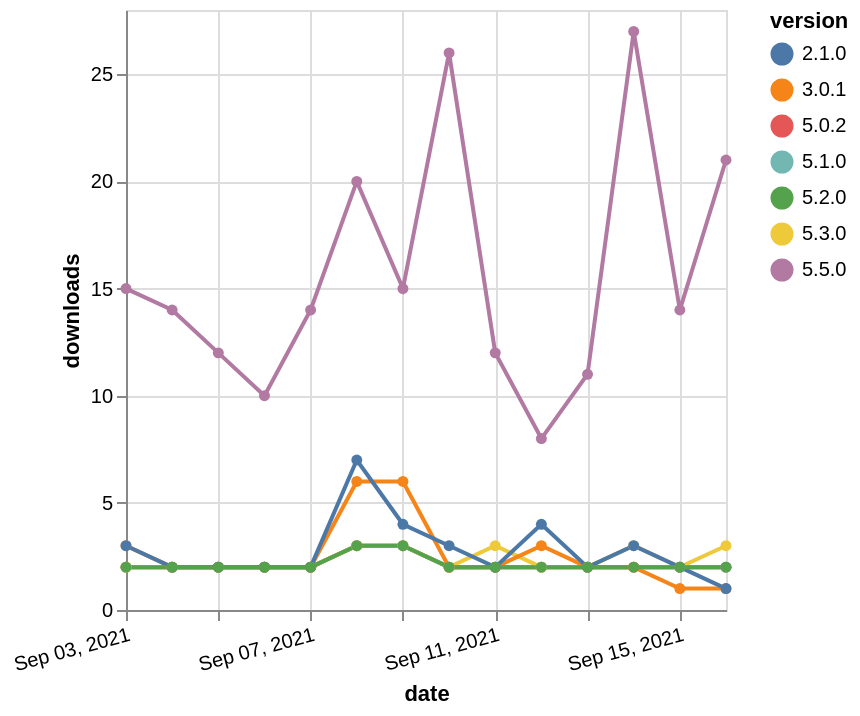

This figure's Vega-Lite source:
### Vega-Lite specification from a JSON file in a GitHub repository (floating-point values rounded to 4 significant figures)
{"$schema": "https://vega.github.io/schema/vega-lite/v5.json", "description": "A simple bar chart with embedded data.", "data": {"values": [{"date": "2021-09-03", "total": 2659, "delta": 2, "version": "5.0.2"}, {"date": "2021-09-04", "total": 2661, "delta": 2, "version": "5.0.2"}, {"date": "2021-09-05", "total": 2663, "delta": 2, "version": "5.0.2"}, {"date": "2021-09-06", "total": 2665, "delta": 2, "version": "5.0.2"}, {"date": "2021-09-07", "total": 2667, "delta": 2, "version": "5.0.2"}, {"date": "2021-09-08", "total": 2670, "delta": 3, "version": "5.0.2"}, {"date": "2021-09-09", "total": 2673, "delta": 3, "version": "5.0.2"}, {"date": "2021-09-10", "total": 2675, "delta": 2, "version": "5.0.2"}, {"date": "2021-09-11", "total": 2677, "delta": 2, "version": "5.0.2"}, {"date": "2021-09-12", "total": 2679, "delta": 2, "version": "5.0.2"}, {"date": "2021-09-13", "total": 2681, "delta": 2, "version": "5.0.2"}, {"date": "2021-09-14", "total": 2683, "delta": 2, "version": "5.0.2"}, {"date": "2021-09-15", "total": 2685, "delta": 2, "version": "5.0.2"}, {"date": "2021-09-16", "total": 2687, "delta": 2, "version": "5.0.2"}, {"date": "2021-09-03", "total": 2381, "delta": 2, "version": "5.1.0"}, {"date": "2021-09-04", "total": 2383, "delta": 2, "version": "5.1.0"}, {"date": "2021-09-05", "total": 2385, "delta": 2, "version": "5.1.0"}, {"date": "2021-09-06", "total": 2387, "delta": 2, "version": "5.1.0"}, {"date": "2021-09-07", "total": 2389, "delta": 2, "version": "5.1.0"}, {"date": "2021-09-08", "total": 2392, "delta": 3, "version": "5.1.0"}, {"date": "2021-09-09", "total": 2395, "delta": 3, "version": "5.1.0"}, {"date": "2021-09-10", "total": 2397, "delta": 2, "version": "5.1.0"}, {"date": "2021-09-11", "total": 2399, "delta": 2, "version": "5.1.0"}, {"date": "2021-09-12", "total": 2401, "delta": 2, "version": "5.1.0"}, {"date": "2021-09-13", "total": 2403, "delta": 2, "version": "5.1.0"}, {"date": "2021-09-14", "total": 2405, "delta": 2, "version": "5.1.0"}, {"date": "2021-09-15", "total": 2407, "delta": 2, "version": "5.1.0"}, {"date": "2021-09-16", "total": 2409, "delta": 2, "version": "5.1.0"}, {"date": "2021-09-03", "total": 15266, "delta": 15, "version": "5.5.0"}, {"date": "2021-09-04", "total": 15280, "delta": 14, "version": "5.5.0"}, {"date": "2021-09-05", "total": 15292, "delta": 12, "version": "5.5.0"}, {"date": "2021-09-06", "total": 15302, "delta": 10, "version": "5.5.0"}, {"date": "2021-09-07", "total": 15316, "delta": 14, "version": "5.5.0"}, {"date": "2021-09-08", "total": 15336, "delta": 20, "version": "5.5.0"}, {"date": "2021-09-09", "total": 15351, "delta": 15, "version": "5.5.0"}, {"date": "2021-09-10", "total": 15377, "delta": 26, "version": "5.5.0"}, {"date": "2021-09-11", "total": 15389, "delta": 12, "version": "5.5.0"}, {"date": "2021-09-12", "total": 15397, "delta": 8, "version": "5.5.0"}, {"date": "2021-09-13", "total": 15408, "delta": 11, "version": "5.5.0"}, {"date": "2021-09-14", "total": 15435, "delta": 27, "version": "5.5.0"}, {"date": "2021-09-15", "total": 15449, "delta": 14, "version": "5.5.0"}, {"date": "2021-09-16", "total": 15470, "delta": 21, "version": "5.5.0"}, {"date": "2021-09-03", "total": 3056, "delta": 2, "version": "5.3.0"}, {"date": "2021-09-04", "total": 3058, "delta": 2, "version": "5.3.0"}, {"date": "2021-09-05", "total": 3060, "delta": 2, "version": "5.3.0"}, {"date": "2021-09-06", "total": 3062, "delta": 2, "version": "5.3.0"}, {"date": "2021-09-07", "total": 3064, "delta": 2, "version": "5.3.0"}, {"date": "2021-09-08", "total": 3067, "delta": 3, "version": "5.3.0"}, {"date": "2021-09-09", "total": 3070, "delta": 3, "version": "5.3.0"}, {"date": "2021-09-10", "total": 3072, "delta": 2, "version": "5.3.0"}, {"date": "2021-09-11", "total": 3075, "delta": 3, "version": "5.3.0"}, {"date": "2021-09-12", "total": 3077, "delta": 2, "version": "5.3.0"}, {"date": "2021-09-13", "total": 3079, "delta": 2, "version": "5.3.0"}, {"date": "2021-09-14", "total": 3082, "delta": 3, "version": "5.3.0"}, {"date": "2021-09-15", "total": 3084, "delta": 2, "version": "5.3.0"}, {"date": "2021-09-16", "total": 3087, "delta": 3, "version": "5.3.0"}, {"date": "2021-09-03", "total": 5217, "delta": 3, "version": "3.0.1"}, {"date": "2021-09-04", "total": 5219, "delta": 2, "version": "3.0.1"}, {"date": "2021-09-05", "total": 5221, "delta": 2, "version": "3.0.1"}, {"date": "2021-09-06", "total": 5223, "delta": 2, "version": "3.0.1"}, {"date": "2021-09-07", "total": 5225, "delta": 2, "version": "3.0.1"}, {"date": "2021-09-08", "total": 5231, "delta": 6, "version": "3.0.1"}, {"date": "2021-09-09", "total": 5237, "delta": 6, "version": "3.0.1"}, {"date": "2021-09-10", "total": 5239, "delta": 2, "version": "3.0.1"}, {"date": "2021-09-11", "total": 5241, "delta": 2, "version": "3.0.1"}, {"date": "2021-09-12", "total": 5244, "delta": 3, "version": "3.0.1"}, {"date": "2021-09-13", "total": 5246, "delta": 2, "version": "3.0.1"}, {"date": "2021-09-14", "total": 5248, "delta": 2, "version": "3.0.1"}, {"date": "2021-09-15", "total": 5249, "delta": 1, "version": "3.0.1"}, {"date": "2021-09-16", "total": 5250, "delta": 1, "version": "3.0.1"}, {"date": "2021-09-03", "total": 4589, "delta": 3, "version": "2.1.0"}, {"date": "2021-09-04", "total": 4591, "delta": 2, "version": "2.1.0"}, {"date": "2021-09-05", "total": 4593, "delta": 2, "version": "2.1.0"}, {"date": "2021-09-06", "total": 4595, "delta": 2, "version": "2.1.0"}, {"date": "2021-09-07", "total": 4597, "delta": 2, "version": "2.1.0"}, {"date": "2021-09-08", "total": 4604, "delta": 7, "version": "2.1.0"}, {"date": "2021-09-09", "total": 4608, "delta": 4, "version": "2.1.0"}, {"date": "2021-09-10", "total": 4611, "delta": 3, "version": "2.1.0"}, {"date": "2021-09-11", "total": 4613, "delta": 2, "version": "2.1.0"}, {"date": "2021-09-12", "total": 4617, "delta": 4, "version": "2.1.0"}, {"date": "2021-09-13", "total": 4619, "delta": 2, "version": "2.1.0"}, {"date": "2021-09-14", "total": 4622, "delta": 3, "version": "2.1.0"}, {"date": "2021-09-15", "total": 4624, "delta": 2, "version": "2.1.0"}, {"date": "2021-09-16", "total": 4625, "delta": 1, "version": "2.1.0"}, {"date": "2021-09-03", "total": 2569, "delta": 2, "version": "5.2.0"}, {"date": "2021-09-04", "total": 2571, "delta": 2, "version": "5.2.0"}, {"date": "2021-09-05", "total": 2573, "delta": 2, "version": "5.2.0"}, {"date": "2021-09-06", "total": 2575, "delta": 2, "version": "5.2.0"}, {"date": "2021-09-07", "total": 2577, "delta": 2, "version": "5.2.0"}, {"date": "2021-09-08", "total": 2580, "delta": 3, "version": "5.2.0"}, {"date": "2021-09-09", "total": 2583, "delta": 3, "version": "5.2.0"}, {"date": "2021-09-10", "total": 2585, "delta": 2, "version": "5.2.0"}, {"date": "2021-09-11", "total": 2587, "delta": 2, "version": "5.2.0"}, {"date": "2021-09-12", "total": 2589, "delta": 2, "version": "5.2.0"}, {"date": "2021-09-13", "total": 2591, "delta": 2, "version": "5.2.0"}, {"date": "2021-09-14", "total": 2593, "delta": 2, "version": "5.2.0"}, {"date": "2021-09-15", "total": 2595, "delta": 2, "version": "5.2.0"}, {"date": "2021-09-16", "total": 2597, "delta": 2, "version": "5.2.0"}]}, "width": "container", "mark": {"type": "line", "point": {"filled": true}}, "encoding": {"x": {"field": "date", "type": "temporal", "timeUnit": "yearmonthdate", "title": "date", "axis": {"labelAngle": -15}}, "y": {"field": "delta", "type": "quantitative", "title": "downloads"}, "color": {"field": "version", "type": "nominal"}, "tooltip": {"field": "delta"}}}
